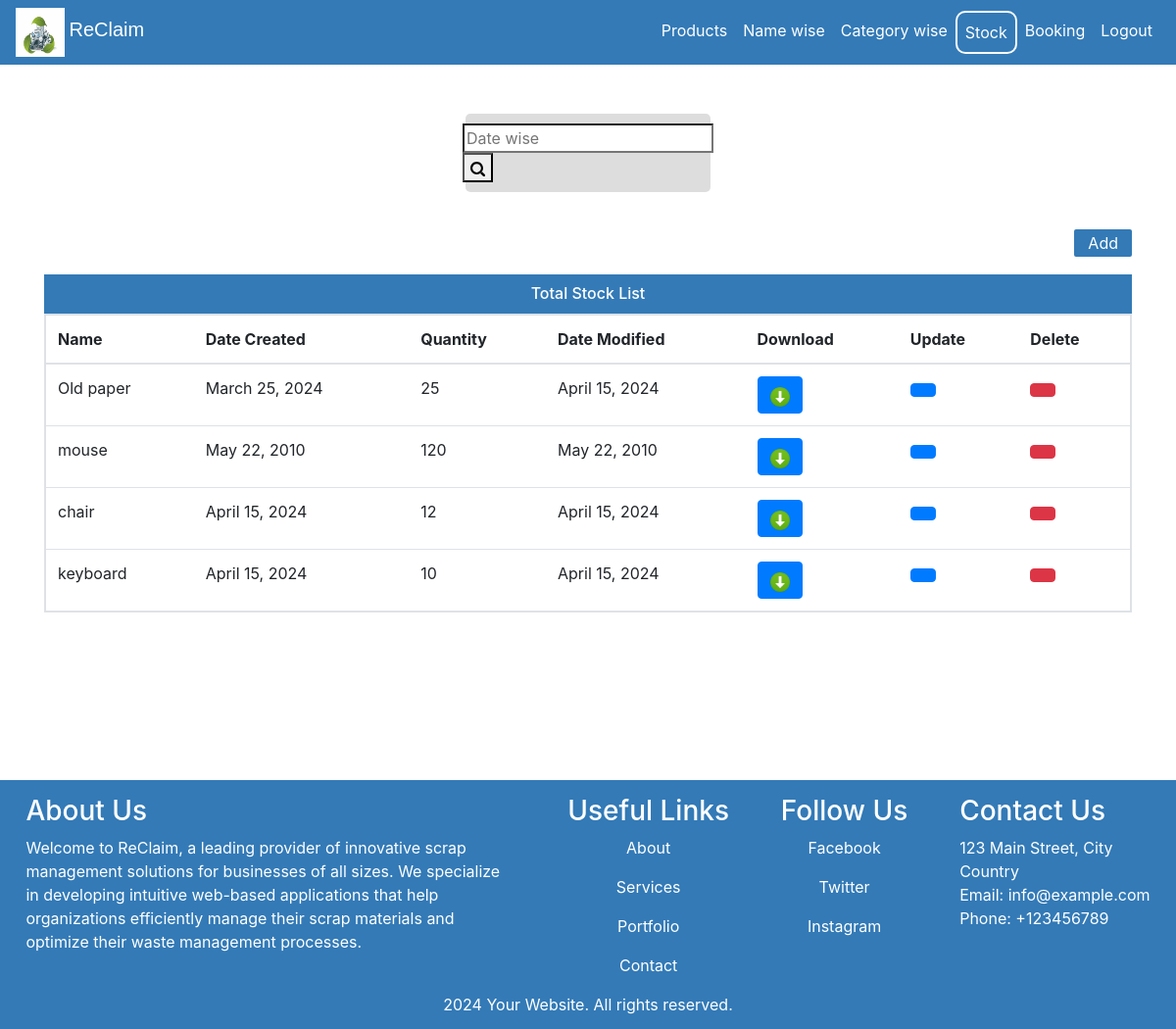
The page /seller-stocks (signed in) on the database its author committed.
### ecom/models.py (models this page shows, shortened)
class Stock(models.Model):
	name=models.CharField(max_length=40)
	created_date= models.DateField(null=True)
	quantity = models.PositiveIntegerField()
	date_modified=models.DateField(null=True)

### ecom/views.py (the view)
# urls.py: path('seller-stocks', views.seller_stocks_view,name='seller-stocks'),
@login_required(login_url='sellerlogin')
def seller_stocks_view(request):
    stocks=models.Stock.objects.all()
    return render(request,'ecom/seller_stocks.html',{'stocks':stocks})

### templates/ecom/seller_stocks.html (shortened to what this page needs)
{% extends 'ecom/seller_base.html' %} {% load static %} {% block content %}
<head>
</head>
<div>
  <div style="min-height: 85vh; margin-top: 50px" class="container">
    <div
      style="
        display: flex;
        width: 250px;
        margin: 0px auto;
        padding: 20px;
        padding: 10px 0px;
        background-color: #dddddd;
        border-radius: 5px;
        justify-content: center;
      "
    >
      <form action="/dsearch" method="get">
        <input
          class="navbar-input col-xs-11"
          type="search"
          placeholder="Date wise"
          name="query"
          id="query"
        />
        <button class="navbar-button col-xs-1" type="submit">
        </button>
      </form>
    </div>
    <div style="margin-top: 40px" class="panel panel-primary">
      <div style="margin: 20px 0px; text-align: right">
        <a
          style="
            padding: 4px 14px;
            text-align: right;
            border-radius: 2px;
            color: white;
            border-color: #337ab7;
            outline-color: #337ab7;
            background-color: #337ab7;
          "
          href="/seller-add-stock"
          class=""
        >
          Add
        </a>
      </div>
      <div
        style="background-color: #337ab7; padding: 3px 0px"
        class="panel-heading"
      >
        <h6 style="padding-top: 7px; color: white" class="panel-title">
          Total Stock List
        </h6>
      </div>
      <table
        style="border: 2px solid #dee2e6"
        class="table table-hover"
        id="dev-table"
      >
        <thead>
          <tr>
            <th>Name</th>
            <th>Date Created</th>
            <th>Quantity</th>
            <th>Date Modified</th>
            <th>Download</th>
            <th>Update</th>
            <th>Delete</th>
          </tr>
        </thead>
        {% for p in stocks %} {% if p %}
        <tr>
          <td>{{p.name}}</td>
          <td>{{p.created_date}}</td>
          <td>{{p.quantity}}</td>
          <td>{{p.date_modified}}</td>
          <td>
            <a class="btn btn-primary btn-xs" href="{% url 'ddownload' p.id  %}"
              ><img src="static/images/1.jpg" height="20px" width="20px"
            /></a>
          </td>
          <td>
            <a
              class="btn btn-primary btn-xs"
              href="{% url 'supdate-stock' p.id  %}"
              ></a>
          </td>
          <td>
            <a
              class="btn btn-danger btn-xs"
              href="{% url 'sdelete-stock' p.id  %}"
              ></a>
          </td>
        </tr>
        {%else%}
        <br /><br /><br />
        <h1>no stocks</h1>
        {% endif %} {% endfor %}
      </table>
    </div>
  </div>
  <div style="margin-bottom: -72px">{% include "ecom/footer.html" %}</div>
</div>
{% endblock content %}

### templates/ecom/seller_stocks.html (style rules this page uses)
a:link { text-decoration: none; }
h6 { text-align: center; }

### rows shown on the page
Stock: name "Old paper", created_date "March 25, 2024", quantity "25", date_modified "April 15, 2024"
Stock: name "mouse", created_date "May 22, 2010", quantity "120", date_modified "May 22, 2010"
Stock: name "chair", created_date "April 15, 2024", quantity "12", date_modified "April 15, 2024"
Stock: name "keyboard", created_date "April 15, 2024", quantity "10", date_modified "April 15, 2024"
